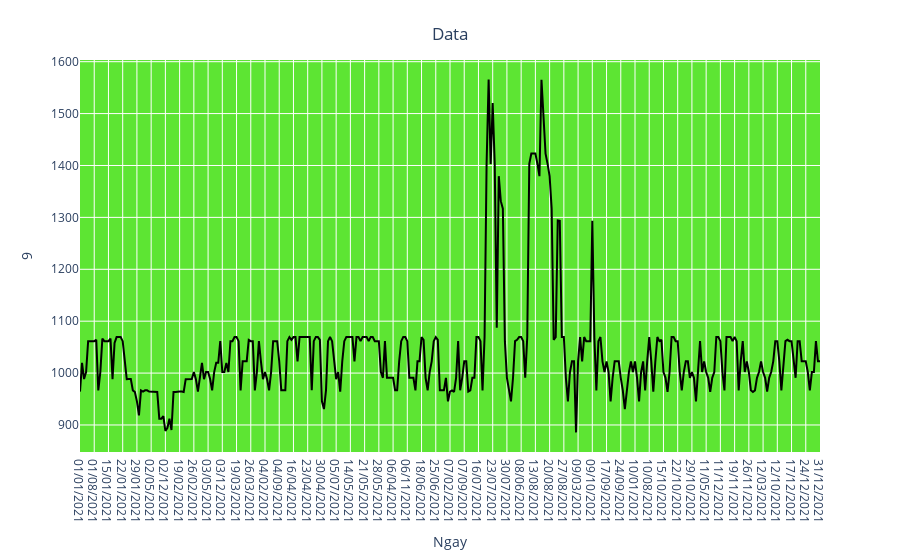

Notebook code for this chart:
### Code cell
fig = px.line(y=df['9'], x=df['Ngay'])
fig.update_traces(line_color='black') 
fig.update_layout(xaxis_title="Ngay", 
                  yaxis_title="9",
                  title={'text': "Data", 'y':0.95, 'x':0.5, 'xanchor':'center', 'yanchor':'top'},
                  plot_bgcolor='rgba(53,223,0,0.8)')

### Figure 1 — Plotly figure (JSON) as saved in the notebook; plotly's stock layout.template omitted (floating-point values rounded to 4 significant figures; data arrays with more than 128 entries replaced by an {"elided": "..."} marker saying what was removed)
{"data": [{"hovertemplate": "x=%{x}<br>y=%{y}<extra></extra>", "legendgroup": "", "line": {"color": "black", "dash": "solid"}, "marker": {"symbol": "circle"}, "mode": "lines", "name": "", "orientation": "v", "showlegend": false, "type": "scatter", "x": {"elided": "365 str values"}, "xaxis": "x", "y": {"elided": "365 float values"}, "yaxis": "y"}], "layout": {"autosize": true, "legend": {"tracegroupgap": 0}, "margin": {"t": 60}, "plot_bgcolor": "rgba(53,223,0,0.8)", "title": {"text": "Data", "x": 0.5, "xanchor": "center", "y": 0.95, "yanchor": "top"}, "xaxis": {"anchor": "y", "autorange": true, "domain": [0, 1], "range": [0, 364], "title": {"text": "Ngay"}, "type": "category"}, "yaxis": {"anchor": "x", "autorange": true, "domain": [0, 1], "range": [847.9, 1603.0], "title": {"text": "9"}, "type": "linear"}}}
